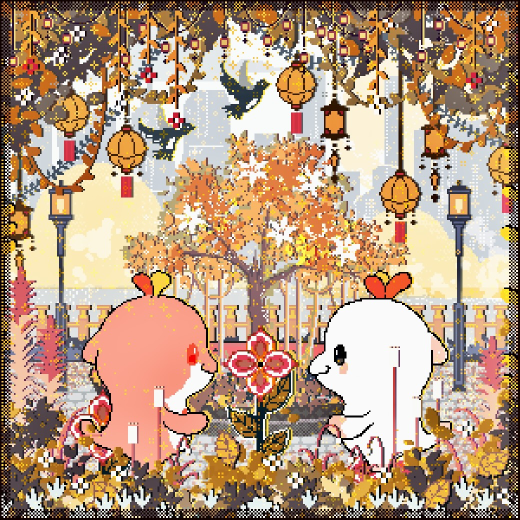
#> input picture Python/Pic_Color/Pic_Color_Select【成品】/photos/1.jpg, 1039 x 1039 px (shown at 1/2 size)
$ python -i picColor_scale_first.py   (imports and definitions only)
#> lines starting #> are read from the running program, lines starting #| are printed output that depends on the picture; after the words box and inside, x2 and y2 are one past the last pixel; in counts of white or black regions, pixels touching at a corner belong together
# 通过使用 K-means 聚类算法对图像进行颜色聚类分析，并生成一个基于聚类中心(即最具代表性的颜色)的RGB值和调色板。
# 使用抖动算法对颜色进行处理
# 先缩放图像到200像素，再进行抖动处理
# 导入必要的库

# 墨水屏像素定义：
# 黑 00
# 白 01
# 黄 10
# 红 11


import numpy as np
import matplotlib.pyplot as plt
import cv2
from sklearn.cluster import KMeans
import os
import glob

# 设置matplotlib中文字体
plt.rcParams['font.family'] = ['Hiragino Sans GB']
plt.rcParams['axes.unicode_minus'] = False
plt.rcParams['font.sans-serif'] = ['Hiragino Sans GB']

# 获取当前目录
current_dir = os.path.dirname(os.path.abspath(__file__))

# 创建输出目录
output_dir = os.path.join(current_dir, 'output')
# [1 line not run here, left out]

# 创建photos文件夹的路径
photos_dir = os.path.join(current_dir, 'photos')

# 检查photos文件夹是否存在
# [5 lines not run here, left out]

# 查找photos文件夹中所有photo开头的图片文件
photo_files = []
# [6 lines not run here, left out]

# 整理图片文件，按照编号排序
photo_dict = {}
# [9 lines not run here, left out]

# 默认使用photo3图片
photo_num = 3
# [16 lines not run here, left out]

# 转换为RGB格式
# [1 line that did not run here, left out]

# 获取图像尺寸
# [1 line that did not run here, left out]

# 检查图片尺寸是否满足要求 (不小于200*200)
# [19 lines not run here, left out]

# 缩放图像
# [1 line that did not run here, left out]
# [1 line not run here, left out]

# 更新尺寸变量
# [1 line that did not run here, left out]

# --- 2. K-means 颜色聚类分析 ---
# 重塑图像为二维数组，每行代表一个像素的RGB值
# [1 line that did not run here, left out]

# 设置固定的颜色提取数量为10
n_colors = 10

# [4 lines not run here, left out]
# [1 line that did not run here, left out]
# [1 line not run here, left out]

# 获取聚类中心（调色板）
# [1 line that did not run here, left out]
# [2 lines not run here, left out]

# 定义电子开发板支持的颜色（RGB格式）
target_colors = {
    '黑色': np.array([0, 0, 0]),
    '白色': np.array([255, 255, 255]),
    '红色': np.array([255, 0, 0]),
    '黄色': np.array([255, 255, 0])
}

# 将提取的颜色映射到目标颜色
mapped_palette = []
color_mapping = {}

# [15 lines not run here, left out]

mapped_palette = np.array(mapped_palette)

# 打印映射结果
# [4 lines not run here, left out]

# 创建一个展示原始调色板的图像
palette_image = np.zeros((100, n_colors * 50, 3), dtype=np.uint8)
# [2 lines not run here, left out]

# 创建一个展示映射后调色板的图像
mapped_palette_image = np.zeros((100, n_colors * 50, 3), dtype=np.uint8)
# [32 lines not run here, left out]

# 将目标颜色转换为数组形式，便于计算
target_colors_array = np.array(list(target_colors.values()))

# 创建一个新的图像用于抖动处理
# [1 line that did not run here, left out]

# 图像预处理 - 使用双边滤波进行边缘保持平滑
# [1 line not run here, left out]
# [1 line that did not run here, left out]

# 增强红色区域的识别 - 对红色分量明显高于其他分量的区域进行预处理
# [14 lines not run here, left out]

# 定义Jarvis-Judice-Ninke抖动矩阵权重
jjn_weights = [
    [0, 0, 0, 7, 5],
    [3, 5, 7, 5, 3],
    [1, 3, 5, 3, 1]
]
jjn_weights = np.array(jjn_weights) / 48  # 归一化权重

# 定义颜色阈值，用于判断颜色是否足够接近目标颜色
# 为红色区域设置更严格的阈值，以更好地保留纯红色区域
color_thresholds = {
    '黑色': 15,
    '白色': 15,
    '红色': 40,  # 红色区域使用更高的阈值，更容易被识别为纯色
    '黄色': 15
}

# 定义红色区域的特殊判断参数
red_intensity_threshold = 180  # 红色分量强度阈值
red_ratio_threshold = 1.7     # 红色与其他颜色分量的比例阈值

# 应用改进的抖动算法
# [1 line that did not run here, left out]
processed_pixels = 0
# [1 line that did not run here, left out]

# [83 lines not run here, left out]

# 将浮点数转换回uint8
# [1 line that did not run here, left out]

# 显示缩放后的图像和抖动处理后的图像
# [18 lines not run here, left out]

# 获取抖动后图像的尺寸
# [1 line that did not run here, left out]

# 判断是否需要裁剪
# [75 lines not run here, left out]

# 墨水屏像素定义：
# 黑 00
# 白 01
# 黄 10
# 红 11

# 创建颜色到二进制值的映射
color_to_binary = {
    '黑色': '00',
    '白色': '01',
    '黄色': '10',
    '红色': '11'
}

# 创建RGB值到颜色名称的映射
rgb_to_color_name = {}
# [3 lines not run here, left out]

# 创建一个数组来存储所有像素的二进制表示
binary_pixels = []
# [5 lines not run here, left out]

# 将二进制像素数据转换为字节
byte_data = []
current_byte = ''
# [12 lines not run here, left out]

# 计算需要的总字节数
total_bytes = (200 * 200 * 2) // 8  # 每个像素2位，8位一个字节
# [1 line not run here, left out]

# 创建数据包
packets = []

# 创建前50个数据包 (0x00-0x31)
# [10 lines not run here, left out]

# 创建最后一个数据包 (0x32)
last_packet_number = 0x32
last_packet_data = [ord(c) for c in "screen updating\r\n"]  # 转换字符串为ASCII码
last_packet_checksum = (last_packet_number + sum(last_packet_data)) % 256
last_packet = [last_packet_number] + last_packet_data + [last_packet_checksum]
# [1 line not run here, left out]

# 保存数据包到二进制文件
packets_file_path = os.path.join(output_dir, 'eink_display_data.bin')
# [6 lines not run here, left out]

# 保存数据包的十六进制表示到文本文件，方便查看
hex_file_path = os.path.join(output_dir, 'eink_display_data_hex.txt')
# [14 lines not run here, left out]

# --- 6. 处理HEX数据文件并生成Python列表 ---

# 读取HEX数据文件
def process_hex_data(file_path):
    hex_packets = []
    current_packet = None

    with open(file_path, 'r', encoding='utf-8') as f:
#> (reads Python/Pic_Color/Pic_Color_Select【成品】/output/eink_display_data_hex.txt from the repository)
        lines = f.readlines()

    i = 0
    while i < len(lines):
        line = lines[i].strip()

        # 检查是否是数据包标题行
        if line.startswith('数据包'):
            # 获取数据包编号
            packet_num = int(line.split('(')[1].split(')')[0].replace('0x', ''), 16)

            # 跳过最后一个固定的数据包 (0x32)
            if packet_num == 0x32:
                break

            # 下一行应该是数据行
            if i + 1 < len(lines):
                data_line = lines[i + 1].strip()
                # 移除所有空格
                hex_data = data_line.replace(' ', '')
                if hex_data:  # 确保不是空行
                    hex_packets.append(hex_data)
                i += 2  # 跳过数据行
            else:
                i += 1
        else:
            i += 1

    return hex_packets

# 处理数据并保存为Python列表格式
def save_as_python_list(hex_packets, output_path):
    with open(output_path, 'w', encoding='utf-8') as f:
        f.write('# 墨水屏数据包列表 (不包含最后的固定数据包 0x32)\n\n')
        f.write('eink_display_data = [\n')

        for i, packet in enumerate(hex_packets):
            f.write(f'    "{packet}"')
            if i < len(hex_packets) - 1:
                f.write(',')
            f.write('\n')

        f.write(']\n')

# 处理数据并保存为纯文本格式
def save_as_txt(hex_packets, output_path):
    with open(output_path, 'w', encoding='utf-8') as f:
        f.write('# 墨水屏数据包列表 (不包含最后的固定数据包 0x32)\n\n')
        f.write('eink_display_data = [\n')

        for i, packet in enumerate(hex_packets):
            # 每个数据包作为字符串元素，使用逗号分隔，最后一个元素不加逗号
            if i < len(hex_packets) - 1:
                f.write(f'    "{packet}",\n')
            else:
                f.write(f'    "{packet}"\n')

        f.write(']\n')

    print(f"已将数据包保存为Python列表格式: {output_path}")
    print("数据包以字符串形式存储在列表中，可直接在Python中导入使用。")

# 处理HEX数据文件并生成Python列表和TXT文件
# [1 line not run here, left out]
eink_list_file = os.path.join(output_dir, 'eink_display_data_list.py')
eink_txt_file = os.path.join(output_dir, 'eink_display_data_list.txt')
hex_packets = process_hex_data(hex_file_path)
# [10 lines not run here, left out]

def process_image_for_eink(input_path, output_image_path, output_packets_path):
    """
    处理图片为四色墨水屏格式并输出相应数据

    参数:
        input_path (str): 输入图片路径
        output_image_path (str): 输出处理后图片路径
        output_packets_path (str): 输出二进制数据列表文件路径

    返回:
        bool: 处理成功返回True，失败返回False
    """
#> called with input_path = 'photos/1.jpg', output_image_path = 'out.png', output_packets_path = 'out1.png'
    import numpy as np
    import matplotlib.pyplot as plt
    import cv2
    from sklearn.cluster import KMeans
    import os

    try:
        # 读取图像
        image = cv2.imread(input_path)
#> image is the input picture: shape (1039, 1039, 3); mean B, G, R 127.6, 154, 184.2
        if image is None:
            raise ValueError(f'无法读取图片文件：{input_path}')

        # 转换为RGB格式
        image = cv2.cvtColor(image, cv2.COLOR_BGR2RGB)

        # 获取图像尺寸
        h, w, d = image.shape
#> h = 1039; w = 1039; d = 3

        # 检查图片尺寸是否满足要求 (不小于200*200)
        if h < 200 or w < 200:
            raise ValueError(f'处理的图片尺寸({w}x{h})小于所需的200x200像素')

        # --- 1. 图像缩放 ---
        # 计算缩放比例，使较短的边等于200像素
        if w < h:  # 宽度更小
            scale_factor = 200 / w
            scaled_w = 200
            scaled_h = int(h * scale_factor)
        else:  # 高度更小或相等
            scale_factor = 200 / h
#> scale_factor = 0.192
            scaled_h = 200
            scaled_w = int(w * scale_factor)
#> scaled_w = 200

        # 缩放图像
        scaled_image = cv2.resize(image, (scaled_w, scaled_h), interpolation=cv2.INTER_AREA)
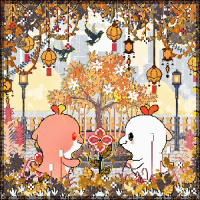
#> scaled_image: shape (200, 200, 3); mean R, G, B 184.2, 154, 127.6

        # 更新尺寸变量
        h, w, d = scaled_image.shape
#> h = 200; w = 200

        # --- 2. K-means 颜色聚类分析 ---
        # 重塑图像为二维数组，每行代表一个像素的RGB值
        pixels = scaled_image.reshape(h * w, d)

        # 设置固定的颜色提取数量为10
        n_colors = 10

        # K-means聚类
        kmeans = KMeans(n_clusters=n_colors, random_state=42, n_init='auto').fit(pixels)

        # 获取聚类中心（调色板）
        palette = np.uint8(kmeans.cluster_centers_)
#> palette = [[177, 139, 116], [95, 73, 61], [246, 245, 240], [223, 158, 71], [52, 37, 32], [192, 180, 168], [239, 173, 130], [126, 110, 100], [229, 222, 201], [181, 106, 53]]

        # 定义电子开发板支持的颜色（RGB格式）
        target_colors = {
            '黑色': np.array([0, 0, 0]),
            '白色': np.array([255, 255, 255]),
            '红色': np.array([255, 0, 0]),
            '黄色': np.array([255, 255, 0])
        }

        # 将提取的颜色映射到目标颜色
        mapped_palette = []
        color_mapping = {}

        for i, color in enumerate(palette):
            # 计算与每个目标颜色的欧氏距离
            distances = {name: np.sqrt(np.sum((color - target_color) ** 2)) for name, target_color in target_colors.items()}

            # 找到距离最小的目标颜色
            closest_color_name = min(distances, key=distances.get)
            closest_color = target_colors[closest_color_name]

            mapped_palette.append(closest_color)
            color_mapping[i] = {
                '原始颜色': color,
                '映射颜色': closest_color,
                '颜色名称': closest_color_name,
                '距离': distances[closest_color_name]
            }
#> this loop made 10 passes
#> (color, distances, closest_color_name, closest_color) on passes 1 to 7: ([177, 139, 116], {'黑色': 253.2, '白色': 197.1, '红色': 197.1, '黄色': 181.6}, '黄色', [255, 255, 0]), ([95, 73, 61], {'黑色': 134.4, '白色': 310.4, '红色': 186.1, '黄色': 249.9}, '黑色', [0, 0, 0]), ([246, 245, 240], {'黑色': 422.1, '白色': 20.15, '红色': 343.1, '黄色': 240.4}, '白色', [255, 255, 255]), ([223, 158, 71], {'黑色': 282.4, '白色': 210.4, '红色': 176.2, '黄色': 124.4}, '黄色', [255, 255, 0]), ([52, 37, 32], {'黑色': 71.39, '白色': 372.1, '红色': 208.8, '黄色': 299.6}, '黑色', [0, 0, 0]), ([192, 180, 168], {'黑色': 312.2, '白色': 131, '红色': 254.2, '黄色': 194.5}, '白色', [255, 255, 255]), ([239, 173, 130], {'黑色': 322.4, '白色': 150.3, '红色': 217, '黄色': 154.5}, '白色', [255, 255, 255])
#> after the loop, color_mapping = 10 items; mapped_palette = [[255, 255, 0], [0, 0, 0], [255, 255, 255], [255, 255, 0], [0, 0, 0], [255, 255, 255], [255, 255, 255], [0, 0, 0], [255, 255, 255], [255, 0, 0]]

        mapped_palette = np.array(mapped_palette)

        # --- 3. 抖动算法处理 ---

        # 将目标颜色转换为数组形式，便于计算
        target_colors_array = np.array(list(target_colors.values()))

        # 创建一个新的图像用于抖动处理
        dithered_image = scaled_image.copy().astype(np.float32)

        # 图像预处理 - 使用双边滤波进行边缘保持平滑
        dithered_image = cv2.bilateralFilter(dithered_image, d=5, sigmaColor=75, sigmaSpace=75)
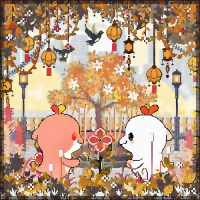
#> dithered_image: shape (200, 200, 3) float32; mean R, G, B 184.7, 154.2, 127.7

        # 增强红色区域的识别 - 对红色分量明显高于其他分量的区域进行预处理
        for y in range(h):
            for x in range(w):
                pixel = dithered_image[y, x]
                # 如果红色分量明显高于绿色和蓝色分量，增强红色
                if pixel[0] > 170 and pixel[0] > pixel[1] * 1.5 and pixel[0] > pixel[2] * 1.5:
                    # 更强力地增强红色分量，降低其他分量
                    dithered_image[y, x, 0] = min(255, pixel[0] * 1.3)  # 更强力地增强红色
                    dithered_image[y, x, 1] = max(0, pixel[1] * 0.7)    # 更强力地降低绿色
                    dithered_image[y, x, 2] = max(0, pixel[2] * 0.7)    # 更强力地降低蓝色
                # 对于非常接近红色的区域，直接设置为纯红色
                elif pixel[0] > 220 and pixel[0] > pixel[1] * 2.0 and pixel[0] > pixel[2] * 2.0:
                    dithered_image[y, x] = np.array([255, 0, 0])  # 直接设置为纯红色
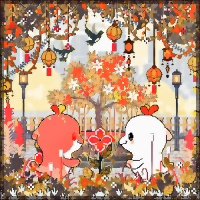
#> dithered_image: shape (200, 200, 3) float32; 12.42% of pixels changed, all inside (x1, y1, x2, y2) = (4, 4, 196, 189)

        # 定义Jarvis-Judice-Ninke抖动矩阵权重
        jjn_weights = [
            [0, 0, 0, 7, 5],
            [3, 5, 7, 5, 3],
            [1, 3, 5, 3, 1]
        ]
        jjn_weights = np.array(jjn_weights) / 48  # 归一化权重

        # 定义颜色阈值，用于判断颜色是否足够接近目标颜色
        color_thresholds = {
            '黑色': 15,
            '白色': 15,
            '红色': 40,  # 红色区域使用更高的阈值，更容易被识别为纯色
            '黄色': 15
        }

        # 定义红色区域的特殊判断参数
        red_intensity_threshold = 180  # 红色分量强度阈值
        red_ratio_threshold = 1.7     # 红色与其他颜色分量的比例阈值

        # 应用改进的抖动算法
        total_pixels = h * w
#> total_pixels = 40000
        processed_pixels = 0

        for y in range(h):
            for x in range(w):
                # 获取当前像素的颜色（已经过预处理）
                old_pixel = dithered_image[y, x].copy()

                # 检查是否接近目标颜色，使用针对不同颜色的阈值
                is_close_to_target = False
                closest_target_color = None
                min_distance = float('inf')
                closest_color_name = None

                # 首先找到最接近的目标颜色
                for color_name, target_color in target_colors.items():
                    distance = np.sqrt(np.sum((old_pixel - target_color) ** 2))
                    if distance < min_distance:
                        min_distance = distance
                        closest_target_color = target_color
                        closest_color_name = color_name

                # 使用对应颜色的阈值判断是否足够接近
                if min_distance < color_thresholds[closest_color_name]:
                    is_close_to_target = True
                    dithered_image[y, x] = closest_target_color  # 直接设置为目标颜色

                # 特殊处理红色区域：使用定义的参数判断是否为红色区域
                elif closest_color_name == '红色' and old_pixel[0] > red_intensity_threshold and old_pixel[0] > old_pixel[1] * red_ratio_threshold and old_pixel[0] > old_pixel[2] * red_ratio_threshold:
                    is_close_to_target = True
                    dithered_image[y, x] = target_colors['红色']  # 强制设为红色

                # 额外检查：如果红色分量非常高，即使不是最接近的颜色也强制设为红色
                elif old_pixel[0] > 220 and old_pixel[0] > old_pixel[1] * 2.0 and old_pixel[0] > old_pixel[2] * 2.0:
                    is_close_to_target = True
                    dithered_image[y, x] = target_colors['红色']  # 强制设为红色

                # 如果颜色足够接近目标色，则跳过误差扩散
                if is_close_to_target:
                    processed_pixels += 1
                    continue  # 处理下一个像素

                # 如果颜色不够接近任何目标色，则执行标准抖动
                # 找到最接近的目标颜色
                if not is_close_to_target:
                    distances = np.sqrt(np.sum((old_pixel[np.newaxis, :] - target_colors_array) ** 2, axis=1))
                    closest_color_index = np.argmin(distances)
                    new_pixel = target_colors_array[closest_color_index]
                else:
                    # 理论上不会执行到这里，因为 continue 了
                    distances = np.sqrt(np.sum((old_pixel[np.newaxis, :] - target_colors_array) ** 2, axis=1))
                    closest_color_index = np.argmin(distances)
                    new_pixel = target_colors_array[closest_color_index]

                # 设置新像素颜色
                dithered_image[y, x] = new_pixel

                # 计算量化误差
                quant_error = old_pixel - new_pixel

                # 扩散误差到邻近像素
                for dy in range(3):
                    for dx in range(5):
                        weight = jjn_weights[dy, dx]
                        if weight == 0:
                            continue

                        nx, ny = x + dx - 2, y + dy  # 计算邻近像素坐标 (dx-2是因为矩阵中心是(2,0))

                        # 检查坐标是否在图像范围内
                        if 0 <= nx < w and 0 <= ny < h:
                            dithered_image[ny, nx] += quant_error * weight

                processed_pixels += 1
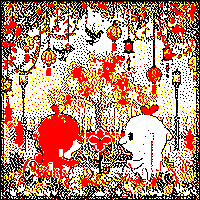
#> dithered_image: shape (200, 200, 3) float32; mean R, G, B 189.8, 138.3, 114.6
#> after the loop, processed_pixels = 40000

        # 将浮点数转换回uint8
        dithered_image = np.clip(dithered_image, 0, 255).astype(np.uint8)

        # --- 4. 裁剪图像 ---
        # 获取抖动后图像的尺寸
        h_dith, w_dith, _ = dithered_image.shape
#> h_dith = 200; w_dith = 200

        # 自动以图片中心点为中心进行裁剪
        center_x, center_y = w_dith // 2, h_dith // 2
#> center_x = 100; center_y = 100
        start_x = max(0, center_x - 100)
#> start_x = 0
        start_y = max(0, center_y - 100)
#> start_y = 0

        # 调整以确保能裁剪到完整的200x200区域
        if start_x + 200 > w_dith:
            start_x = w_dith - 200
        if start_y + 200 > h_dith:
            start_y = h_dith - 200

        # 裁剪处理后的图像
        cropped_image = dithered_image[start_y:start_y+200, start_x:start_x+200]

        # 保存裁剪后的图像
        cv2.imwrite(output_image_path, cv2.cvtColor(cropped_image, cv2.COLOR_RGB2BGR))

        # --- 5. 将裁剪后的图像转换为墨水屏数据包 ---

        # 墨水屏像素定义：
        # 黑 00
        # 白 01
        # 黄 10
        # 红 11

        # 创建颜色到二进制值的映射
        color_to_binary = {
            '黑色': '00',
            '白色': '01',
            '黄色': '10',
            '红色': '11'
        }

        # 创建RGB值到颜色名称的映射
        rgb_to_color_name = {}
        for name, rgb in target_colors.items():
            rgb_tuple = tuple(rgb)
            rgb_to_color_name[rgb_tuple] = name

        # 创建一个数组来存储所有像素的二进制表示
        binary_pixels = []
        for y in range(200):
            for x in range(200):
                pixel = tuple(cropped_image[y, x])
                color_name = rgb_to_color_name[pixel]
                binary_pixels.append(color_to_binary[color_name])
#> after the loop, binary_pixels = 40000 items

        # 将二进制像素数据转换为字节
        byte_data = []
        current_byte = ''
        for binary_pixel in binary_pixels:
            current_byte += binary_pixel
            if len(current_byte) == 8:  # 当积累了8位（4个像素）时，转换为一个字节
                byte_value = int(current_byte, 2)
                byte_data.append(byte_value)
                current_byte = ''
#> this loop made 40000 passes
#> byte_value on passes 64, 68, 72, 76, 80, 84, 88, 92, 96, 100, 104, 108: 0, 0, 0, 0, 0, 0, 0, 0, 0, 0, 0, 0
#> after the loop, byte_data = 10000 values, max 255 at index 225, min 0 at index 0, mean 104.4; byte_value = 128

        # 如果最后有不足8位的数据，补0并添加
        if current_byte:
            current_byte = current_byte.ljust(8, '0')
            byte_value = int(current_byte, 2)
            byte_data.append(byte_value)

        # 创建数据包
        packets = []

        # 创建前50个数据包 (0x00-0x31)
        for i in range(50):
            packet_number = i  # 包序号 (0x00-0x31)
            packet_data = byte_data[i * 200:(i + 1) * 200]  # 每包200字节图像数据

            # 计算校验和 (简单的字节求和)
            checksum = (packet_number + sum(packet_data)) % 256

            # 组装完整的数据包 (序号 + 数据 + 校验和)
            complete_packet = [packet_number] + packet_data + [checksum]
            packets.append(complete_packet)
#> this loop made 50 passes
#> checksum on passes 1 to 12: 210, 141, 192, 150, 245, 176, 228, 121, 77, 115, 215, 5
#> after the loop, packets = 50 items

        # 将数据包转为字符串列表格式
        hex_packets = []
        for packet in packets:
            packet_hex = ''.join([f"{byte:02X}" for byte in packet])
            hex_packets.append(packet_hex)
#> this loop made 50 passes
#> after the loop, hex_packets = 50 items

        # 保存为txt文件，格式为["123814080", "345738975", ...]
        with open(output_packets_path, 'w', encoding='utf-8') as f:
            f.write('[\n')
            for i, packet in enumerate(hex_packets):
                if i < len(hex_packets) - 1:
                    f.write(f'    "{packet}",\n')
                else:
                    f.write(f'    "{packet}"\n')
            f.write(']\n')

        return True

    except Exception as e:
        print(f"处理图像时出错: {str(e)}")
        return False

# [11 lines of commented-out code are left out]

>>> result = process_image_for_eink('photos/1.jpg', 'out.png', 'out1.png')
